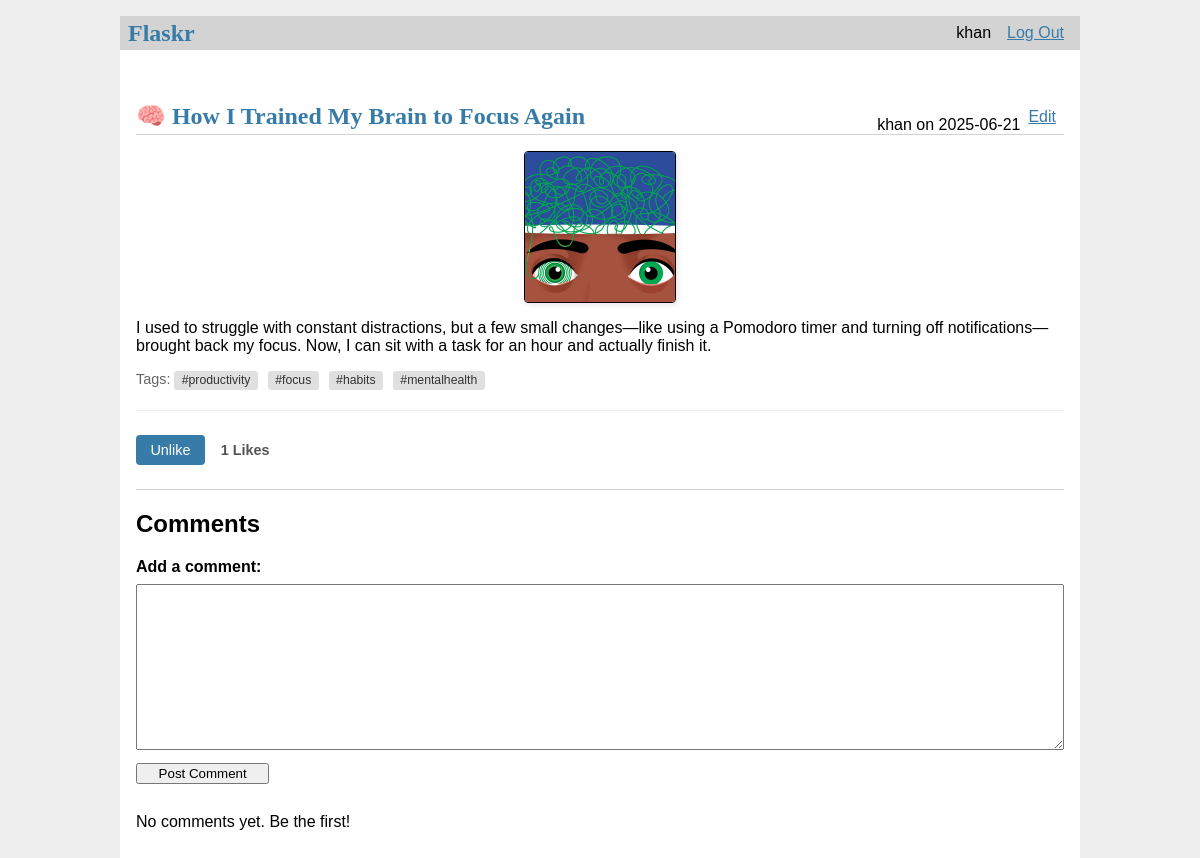
/1/detail (signed in), run on the app's committed database.
### tables this page shows
CREATE TABLE user (
  id INTEGER PRIMARY KEY AUTOINCREMENT,
  username TEXT UNIQUE NOT NULL,
  password TEXT NOT NULL
);

CREATE TABLE post (
  id INTEGER PRIMARY KEY AUTOINCREMENT,
  author_id INTEGER NOT NULL,
  created TIMESTAMP NOT NULL DEFAULT CURRENT_TIMESTAMP,
  title TEXT NOT NULL,
  body TEXT NOT NULL,
  image_url TEXT,
  FOREIGN KEY (author_id) REFERENCES user (id) ON DELETE CASCADE
);

### flaskr/blog.py (the view, shortened to what this page needs)
@bp.route("/<int:id>/detail", methods=("GET", "POST"))
def post_detail(id):
    post = get_post(id, check_author=False)
    db = get_db()
    comments = db.execute(
        "SELECT c.id, c.body, c.created, u.username"
        " FROM comment c JOIN user u ON c.author_id = u.id"
        " WHERE c.post_id = ?"
        " ORDER BY c.created ASC",
        (id,),
    ).fetchall()
    return render_template("blog/post_detail.html", post=post, comments=comments)

### flaskr/auth.py (called while the page is built)
@bp.before_app_request
def load_logged_in_user():
    user_id = session.get("user_id")
    if user_id is None:
        g.user = None
    else:
        g.user = (
            get_db().execute("SELECT * FROM user WHERE id = ?", (user_id,)).fetchone()
        )

### flaskr/db.py (called while the page is built)
def get_db():
    if "db" not in g:
        g.db = sqlite3.connect(
            current_app.config["DATABASE"], detect_types=sqlite3.PARSE_DECLTYPES
        )
        g.db.row_factory = sqlite3.Row
    return g.db

### flaskr/templates/blog/post_detail.html
{% extends 'base.html' %} {% block header %}
<h1>{% block title %}{{ post['title'] }}{% endblock %}</h1>
<div class="about">
  {{ post['username'] }} on {{ post['created'].strftime('%Y-%m-%d') }}
</div>
{% if g.user and g.user['id'] == post['author_id'] %}
<a class="action" href="{{ url_for('blog.update', id=post['id']) }}">Edit</a>
{% endif %} {% endblock %} {% block content %} {% if post['image_url'] %}
<img
  src="{{ post['image_url'] }}"
  alt="{{ post['title'] }}"
  style="max-width: 100%; height: auto; display: block; margin-bottom: 1em"
/>
{% endif %}
<p class="body">{{ post['body'] | safe }}</p>
<div class="tags">
  {% if post['tags'] %} Tags: {% for tag in post['tags'] %}
  <span class="tag">{{ tag }}</span>
  {% endfor %} {% endif %}
</div>
<div class="post-actions">
  {% if g.user %}
  <form
    action="{{ url_for('blog.like_post', post_id=post['id']) }}"
    method="post"
    style="display: inline"
  >
    <button type="submit" class="like-button">
      {% if post['user_has_liked'] %} Unlike {% else %} Like {% endif %}
    </button>
  </form>
  {% endif %}
  <span class="like-count">{{ post['like_count'] }} Likes</span>
</div>
<hr />
<h2>Comments</h2>
{% if g.user %}
<form method="post">
  <label for="comment_body">Add a comment:</label>
  <textarea name="comment_body" id="comment_body" required></textarea>
  <input type="submit" value="Post Comment" />
</form>
{% else %}
<p>
  Please <a href="{{ url_for('auth.login') }}">log in</a> to post a comment.
</p>
{% endif %} {% if comments %} {% for comment in comments %}
<article class="comment">
  <header>
    <div class="about">
      by {{ comment['username'] }} on {{ comment['created'].strftime('%Y-%m-%d
      %H:%M') }}
    </div>
  </header>
  <p class="comment-body">{{ comment['body'] }}</p>
</article>
{% if not loop.last %}
<hr />
{% endif %} {% endfor %} {% else %}
<p>No comments yet. Be the first!</p>
{% endif %} {% endblock %}

### flaskr/templates/base.html (shortened to what this page needs)
<!DOCTYPE html>
<link rel="stylesheet" href="{{ url_for('static', filename='style.css') }}" />
<nav>
  <h1>Flaskr</h1>
  <ul>
    {% if g.user %}
    <li><span>{{ g.user['username'] }}</span></li>
    <li><a href="{{ url_for('auth.logout') }}">Log Out</a> {% else %}</li>
    <li><a href="{{ url_for('auth.register') }}">Register</a></li>
    <li>
      <a href="{{ url_for('auth.login') }}">Log In</a>
      {% endif %}
    </li>
  </ul>
</nav>
<section class="content">
  <br />
  <br />
  <header>{% block header %}{% endblock %}</header>
   {% block content %}{% endblock %}
</section>

### flaskr/static/style.css (style rules this page uses)
h1 { font-family: serif; color: #377ba8; margin: 1rem 0; }
a { color: #377ba8; }
hr { border: none; border-top: 1px solid lightgray; }
nav { background: lightgray; display: flex; align-items: center; padding: 0 0.5rem; }
nav h1 { flex: auto; margin: 0; }
nav ul { display: flex; list-style: none; margin: 0; padding: 0; }
nav ul li a, nav ul li span, header .action { display: block; padding: 0.5rem; }
.content { padding: 0 1rem 1rem; }
.content > header { border-bottom: 1px solid lightgray; display: flex; align-items: flex-end; }
.content > header h1 { flex: auto; margin: 1rem 0 0.25rem 0; }
.content:last-child { margin-bottom: 0; }
.content form { margin: 1em 0; display: flex; flex-direction: column; }
.content label { font-weight: bold; margin-bottom: 0.5em; }
.content input, .content textarea { margin-bottom: 1em; }
.content textarea { min-height: 12em; resize: vertical; }
input[type="submit"] { align-self: start; min-width: 10em; }
img { height: 150px; width: 150px; object-fit: cover; border: 1px solid black; display: block; margin: 1em auto; border-radius: 4px; box-shadow: 2px 2px 5px rgba(0, 0, 0, 0.1); }
.post-actions { display: flex; align-items: center; gap: 1em; margin-top: 1em; padding-top: 0.5em; border-top: 1px solid #eee; }
.like-button { background-color: #377ba8; color: white; border: none; padding: 0.5em 1em; border-radius: 4px; cursor: pointer; font-size: 0.9em; }
.like-count { font-weight: bold; color: #555; font-size: 0.9em; }
.tags { margin-top: 0.5em; margin-bottom: 1em; font-size: 0.9em; color: #666; }
.tag { display: inline-block; background-color: #e0e0e0; color: #333; padding: 0.2em 0.6em; border-radius: 3px; margin-right: 0.5em; margin-bottom: 0.3em; font-size: 0.85em; text-decoration: none; cursor: default; }

### data on the page
user: user.username "khan", username "khan"
post: title "🧠 How I Trained My Brain to Focus Again", created "2025-06-21", image_url (picture), body "I used to struggle with constant distractions, but a few small changes—like using a Pomodoro timer and turning off notifications—brought back my focus. Now, I can sit with a task for an hour and actually finish it."

### other printed values
{{ tag }} "#productivity" "#focus" "#habits" "#mentalhealth"
{{ post['like_count'] }} "1"
